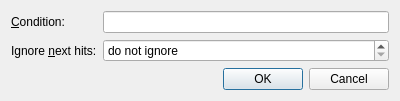
<ui version="4.0" >
 <class>BrkPtCondition</class>
 <widget class="QDialog" name="BrkPtCondition" >
  <property name="geometry" >
   <rect>
    <x>0</x>
    <y>0</y>
    <width>400</width>
    <height>98</height>
   </rect>
  </property>
  <property name="windowTitle" >
   <string>Dialog</string>
  </property>
  <layout class="QVBoxLayout" name="verticalLayout" >
   <item>
    <layout class="QGridLayout" name="gridLayout" >
     <item row="0" column="0" >
      <widget class="QLabel" name="label" >
       <property name="font" >
        <font>
         <weight>50</weight>
         <bold>false</bold>
        </font>
       </property>
       <property name="text" >
        <string>&amp;Condition:</string>
       </property>
       <property name="buddy" >
        <cstring>condition</cstring>
       </property>
      </widget>
     </item>
     <item row="0" column="1" >
      <widget class="KLineEdit" name="condition" />
     </item>
     <item row="1" column="0" >
      <widget class="QLabel" name="label_2" >
       <property name="text" >
        <string>Ignore &amp;next hits:</string>
       </property>
       <property name="buddy" >
        <cstring>ignoreCount</cstring>
       </property>
      </widget>
     </item>
     <item row="1" column="1" >
      <widget class="QSpinBox" name="ignoreCount" >
       <property name="specialValueText" >
        <string>do not ignore</string>
       </property>
       <property name="correctionMode" >
        <enum>QAbstractSpinBox::CorrectToNearestValue</enum>
       </property>
       <property name="suffix" >
        <string/>
       </property>
       <property name="prefix" >
        <string/>
       </property>
       <property name="maximum" >
        <number>999</number>
       </property>
      </widget>
     </item>
    </layout>
   </item>
   <item>
    <widget class="QDialogButtonBox" name="buttonBox" >
     <property name="orientation" >
      <enum>Qt::Horizontal</enum>
     </property>
     <property name="standardButtons" >
      <set>QDialogButtonBox::Cancel|QDialogButtonBox::Ok</set>
     </property>
    </widget>
   </item>
  </layout>
 </widget>
 <customwidgets>
  <customwidget>
   <class>KLineEdit</class>
   <extends>QLineEdit</extends>
   <header>klineedit.h</header>
  </customwidget>
 </customwidgets>
 <resources/>
 <connections>
  <connection>
   <sender>buttonBox</sender>
   <signal>accepted()</signal>
   <receiver>BrkPtCondition</receiver>
   <slot>accept()</slot>
   <hints>
    <hint type="sourcelabel" >
     <x>222</x>
     <y>72</y>
    </hint>
    <hint type="destinationlabel" >
     <x>157</x>
     <y>86</y>
    </hint>
   </hints>
  </connection>
  <connection>
   <sender>buttonBox</sender>
   <signal>rejected()</signal>
   <receiver>BrkPtCondition</receiver>
   <slot>reject()</slot>
   <hints>
    <hint type="sourcelabel" >
     <x>290</x>
     <y>78</y>
    </hint>
    <hint type="destinationlabel" >
     <x>286</x>
     <y>86</y>
    </hint>
   </hints>
  </connection>
 </connections>
</ui>
